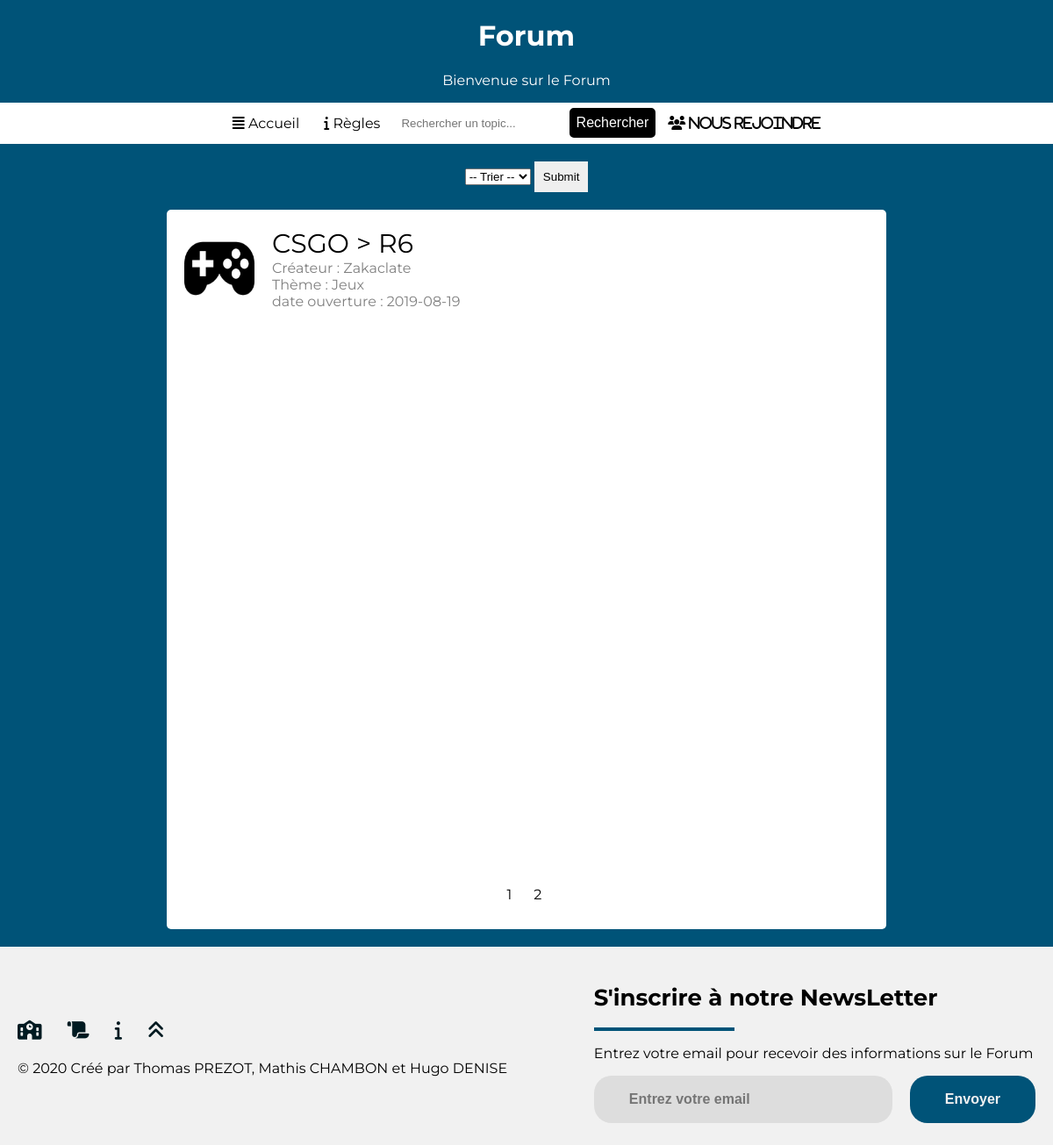
The page /TestPart1/index.php?pages=2 on the database as committed earlier.
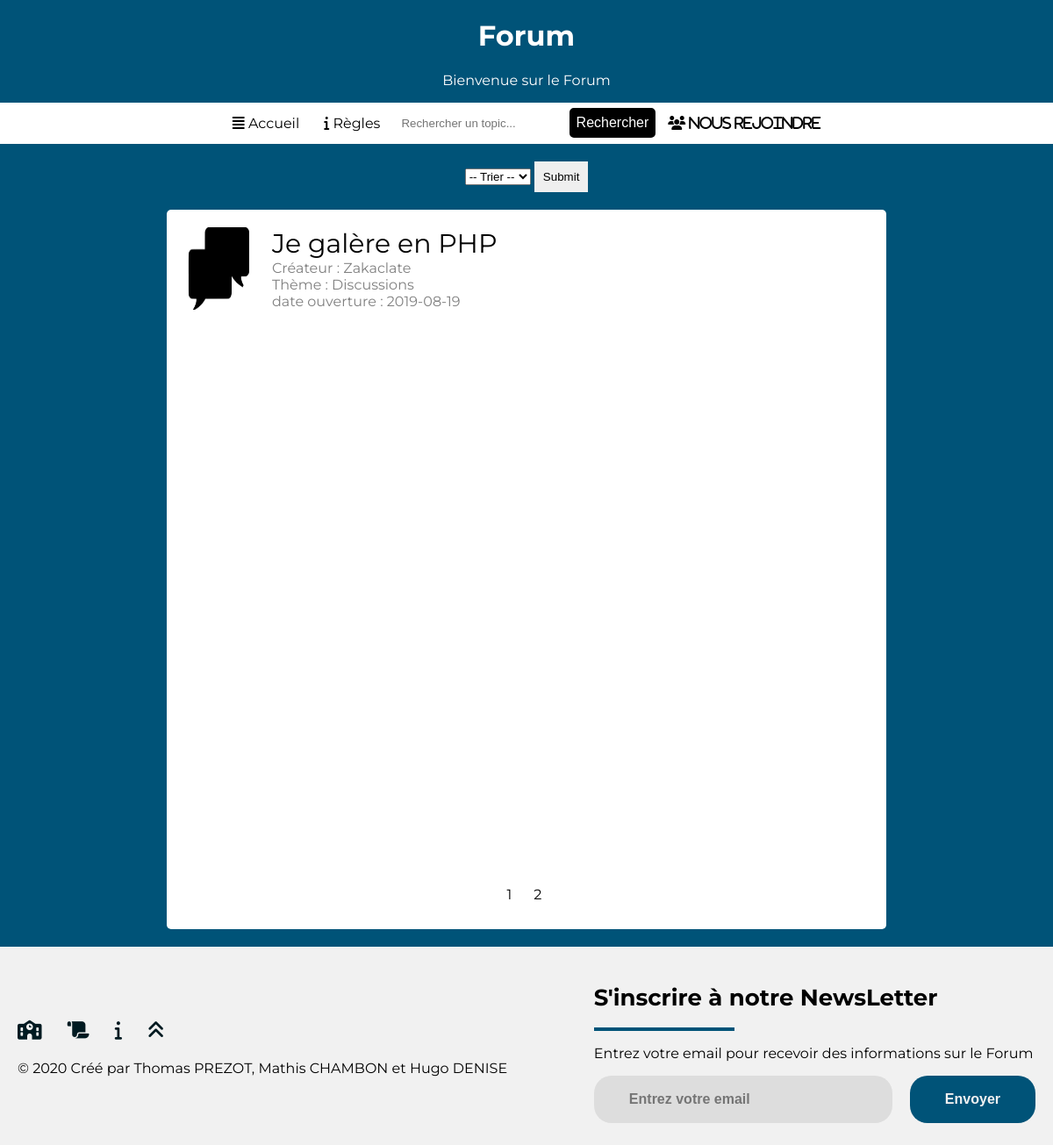
The same page on the database as committed later.
### tables this page shows
CREATE TABLE FilDeDiscussion
(
idFilDeDiscussion INT(11),
isFilDeDiscussionClos TINYINT,
titreFilDeDiscussion VARCHAR(64),
dateOuverture DATE,
Theme VARCHAR(64),
idCreateur INT(11),
idMessage INT(11),
PRIMARY KEY(idFilDeDiscussion)
);

CREATE TABLE Compte
(
idCompte INT(11) NOT NULL AUTO_INCREMENT,
isCompteBanni TINYINT,
dateDebutBan DATE,
dateFinBan DATE,
motDePasse VARCHAR(64),
login VARCHAR(64),
dateCreation DATE,
nomCompte VARCHAR(64),
idMessage INT(11),
connexion TINYINT,
email VARCHAR(64),
PRIMARY KEY(idCompte)
);

### TestPart1/data/fildediscussion.php (called while the page is built, shortened)
<?php
    class FilDeDiscussion
    {
        private $idFilDeDiscussion;
        private $titreFilDeDiscussion;
        private $dateCreation;
        private $theme;
        public function getIdFilDeDiscussion() {
            return $this->idFilDeDiscussion;
        }
        public function getTitreFilDeDiscussion() {
            return $this->titreFilDeDiscussion;
        }
        public function getDateCreation() {
            return $this->dateCreation;
        }
        public function getThemeFilDeDiscussion() {
            return $this->theme;
        }
        public function setIdFilDeDiscussion($idFilDeDiscussion) {
            $this->idFilDeDiscussion = $idFilDeDiscussion;
        }
        public function setTitreFilDeDiscussion($titreFilDeDiscussion) {
            $this->titreFilDeDiscussion = $titreFilDeDiscussion;
        }
        public function setDateCreation($dateCreation) {
            $this->dateCreation = $dateCreation;
        }
        public function setThemeFilDeDiscussion($theme) {
            $this->theme = $theme;
        }
        public function getIdFilDeDiscussionWithId($idFilDeDiscussion)
        {
            $bdd=DatabaseLinker::getConnexion();
            $state = $bdd->prepare("SELECT * FROM FilDeDiscussion WHERE idFilDeDiscussion=?");
            $state->bindParam(1,$idFilDeDiscussion);
            $state->execute();
            $resultat = $state->fetchAll();
            foreach ($resultat as $ligneResultat)
            {
                $this->idFilDeDiscussion = $ligneResultat["idFilDeDiscussion"];
                $this->dateCreation = $ligneResultat["dateOuverture"];
                $this->titreFilDeDiscussion = $ligneResultat["titreFilDeDiscussion"];
                $this->theme = $ligneResultat["Theme"];
            }
        }
        public static function getAllFilDeDiscussion($typeTri)
        {
            $tab= array();
            $connex=DatabaseLinker::getConnexion();
            $state=$connex->prepare("SELECT * FROM FilDeDiscussion ORDER BY ".$typeTri);
            $state->execute();
            $result = $state->fetchALL();
            foreach ($result as $ligneResult)
            {
                $user = new FilDeDiscussion();
                $user->setIdFilDeDiscussion($ligneResult["idFilDeDiscussion"]);
                $user->setDateCreation($ligneResult["dateOuverture"]);
                $user->setTitreFilDeDiscussion($ligneResult["titreFilDeDiscussion"]);
                $user->setThemeFilDeDiscussion($ligneResult["Theme"]);
                $user->setIsFilDeDiscussionClos($ligneResult["isFilDeDiscussionClos"]);
                $user->setIdCreateur($ligneResult["idCreateur"]);
                $tab[] = $user;
            }
            return $tab;
        }
        public static function getCreateurWithId($idCreateur)
        {
            $bdd=DatabaseLinker::getConnexion();
            $state = $bdd->prepare("SELECT nomCompte FROM Compte INNER JOIN FilDeDiscussion ON FilDeDiscussion.idCreateur = Compte.idCompte WHERE idFilDeDiscussion=?");
            $state->bindParam(1,$idCreateur);
            $state->execute();
            $resultat = $state->fetchAll();
            $compte = new Compte();
            foreach ($resultat as $ligneResultat)
            {
                $compte->setNomCompte($ligneResultat["nomCompte"]);
            }
            return $compte;
        }
    }
?>

### TestPart1/data/compte.php (called while the page is built, shortened)
<?php
    class Compte
    {
        private $nomCompte;
        function getNomCompte() {
            return $this->nomCompte;
        }
        function setNomCompte($nomCompte) {
            $this->nomCompte = $nomCompte;
        }
    }
?>

### TestPart1/index.php (the view, shortened to what the changed rows need)
<?php
	include("header.php");
?>
<?php
	if (isset($_SESSION["idUser"]))
	{
		include("BarreDeNavCo.php");
?>
		<?php
		if (!empty($_POST["delete"]))
		{
			fildediscussionManager::deleteFilDeDiscussion($_POST["delete"]);
		}
		if (!empty($_POST["clore"]))
		{
			fildediscussionManager::cloreFil($_POST["clore"]);
		}
		?>
		<FORM method="GET" class="formTri">
			<SELECT name="typeTri" size="1">
				<OPTION>-- Trier --
				<OPTION value="date">Date
				<OPTION value="nom">Nom
				<OPTION value = "theme">Theme
			</SELECT>
			<input type="submit" name="trier">
		</FORM>
		<div class="page">
		<div class="contentPage">
			<div class="milieu">
		        <?php
		        $typeTriFilDeDiscussion = "dateOuverture ASC";
		        if (!empty($_GET["typeTri"])){
		        	switch($_GET["typeTri"])
		        	{
		        		case "date" :
		        			$typeTriFilDeDiscussion = "dateOuverture ASC";
		        			break;
		        		case "nom" :
		        			$typeTriFilDeDiscussion = "titreFilDeDiscussion ASC";
		        			break;
		        		case "theme" :
		        			$typeTriFilDeDiscussion = "Theme ASC";
		        			break;
		        	}
		        }
					$tabFilDeDiscussion = FilDeDiscussion::getAllFilDeDiscussion($typeTriFilDeDiscussion);
					$taille = sizeof($tabFilDeDiscussion)/6;
					 	if(isset($_POST["recherche"]))
	                    {
	                      if(!empty($_POST["q"]))
	                      {
	                        $tabFilDeDiscussion = fildediscussionManager::RechercheBarre($_POST["q"]);
	                      }
	                    }
					if (sizeof($tabFilDeDiscussion)==0)
					{
						echo "<h1>Il n'y a plus aucun fils de discussion actuellement !</h1>";
						echo '<a href = "AjoutFilDeDiscussion.php"><h2>Créez-en un des maintenant</h2>';
					}
						foreach ($tabFilDeDiscussion as $fildediscussion)
			            {
		            		$createur = FilDeDiscussion::getCreateurWithId($fildediscussion->getIdFilDeDiscussion());
					        echo '<a class="lien" href="Forum.php?index='.$fildediscussion->getIdFilDeDiscussion().'">';
								echo '<div class="box">';
									echo '<div class="Content">';
										echo '<img class="imageTheme" src="image/Theme/'.$fildediscussion->getThemeFilDeDiscussion().'.png">';
										echo '<div>';
											$fdd = new FilDeDiscussion();
											$fdd->getIdFilDeDiscussionWithId($fildediscussion->getIdFilDeDiscussion());
											echo '<div class="titre">';
											if ($fdd->getIsFilDeDiscussionClos())
											{
												echo "[Résolu] ";
											}
											echo $fildediscussion->getTitreFilDeDiscussion().'</div>';
											echo '<div class="sousTitre">'.'Créateur : '.$createur->getNomCompte().'<br> Thème : '.$fildediscussion->getThemeFilDeDiscussion().'<br> date ouverture : '.$fildediscussion->getDateCreation().'</div>';
										echo '</div>
									</div>
								</div>
							</a>';
							if (compteManager::isCompteAdmin($_SESSION["idUser"]))
							{
								?>
								<form method="POST">
									<button name="delete" <?php echo 'value="'.$fildediscussion->getIdFilDeDiscussion().'"'?>><i class="fas fa-trash-alt"></i> Supprimer</button>
									<button name="clore"  <?php echo 'value="'.$fildediscussion->getIdFilDeDiscussion().'"'?>><i class="far fa-window-close"></i> Clore</button>
								</form>
								<?php
							}
							else if ($_SESSION["idUser"]==$fildediscussion->getIdCreateur())
							{
								?>
								<form method="POST">
									<button name="delete" <?php echo 'value="'.$fildediscussion->getIdFilDeDiscussion().'"'?>><i class="fas fa-trash-alt"></i> Supprimer</button>
								</form>
								<?php
							}
		            	}
					?>
			</div>
			<div class="bas">
		</div>
		</div>
	</div>
			<?php
	}
	else
	{
		include("BarreDeNavNonCo.php");
	?>
		<div class="page">
		<div class="contentPage">
			<div class="milieu">
		        <?php
		        $typeTriFilDeDiscussion = "dateOuverture ASC";
					$tabFilDeDiscussion = FilDeDiscussion::getAllFilDeDiscussion($typeTriFilDeDiscussion);
					$cpt=12;
					if (!empty($_GET["pages"]))
					{
						if ($_GET["pages"]=="2")
						{
							for ($i=$cpt; $i < $cpt+12; $i++)
				            {
								$fildediscussion = new FilDeDiscussion();
								$fildediscussion->getIdFilDeDiscussionWithId($i);
								$createur = FilDeDiscussion::getCreateurWithId($i);
								if (!empty($fildediscussion->getIdFilDeDiscussion()))
								{
									echo '<a class="lien" href="Forum.php?index='.$fildediscussion->getIdFilDeDiscussion().'">';
										echo '<div class="box">';
											echo '<div class="Content">';
												echo '<img class="imageTheme" src="image/Theme/'.$fildediscussion->getThemeFilDeDiscussion().'.png">';
												echo '<div>';
													echo'<div class="titre">'.$fildediscussion->getTitreFilDeDiscussion().'</div>';
													echo '<div class="sousTitre">'.'Créateur : '.$createur->getNomCompte().'<br> Thème : '.$fildediscussion->getThemeFilDeDiscussion().'<br> date ouverture : '.$fildediscussion->getDateCreation().'</div>';
												echo '</div>
											</div>
										</div>
									</a>';
								}
							}
						}
					}
					?>
			</div>
		</div>
	</div>
	<?php
	}
	?>
<?php
	include("footer.php");
?>

Rows that differ between the two databases and show on the page:
changed fildediscussion "Zakaclate": Theme: a different picture; titreFilDeDiscussion "CSGO > R6" → "Je galère en PHP"; Theme "Jeux" → "Discussions"
